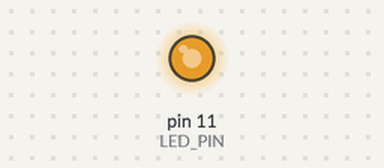
This sketch was run on a simulated Arduino Uno, built with avr-gcc and run on an emulated ATmega328P. Shown: output pins drawn as LEDs (lit = HIGH).

Above: at 0.1 s.
At 3.1 s:
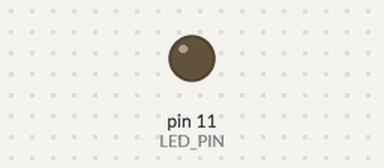
At 6.1 s:
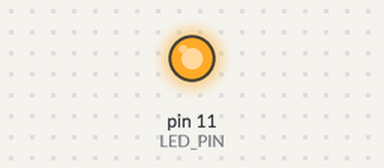
Timing chart, 0 to 7.6 s (numbered marks = the images above):
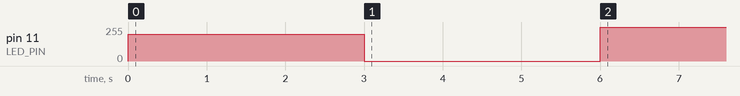

The sketch:

pwn.ino
```cpp
//pin 11 is a PWN pin
#define LED_PIN 11


void setup() {
  // put your setup code here, to run once:
  pinMode(LED_PIN, OUTPUT);
  Serial.begin(9600);
  //the second number has to be between 0-255

  analogWrite(LED_PIN, 200);
  delay(3000);
  //zero is brightness 0
  analogWrite(LED_PIN, 0);
    delay(3000);

  //255 is brigthness 100
    analogWrite(LED_PIN, 255);


}

void loop() {
  // put your main code here, to run repeatedly:
  // Serial.println("looping");

  // //making the led blink
  // digitalWrite(LED_PIN, LOW);
  // delay(1000);
  // digitalWrite(LED_PIN, HIGH);
  // delay(1000);

}
```
